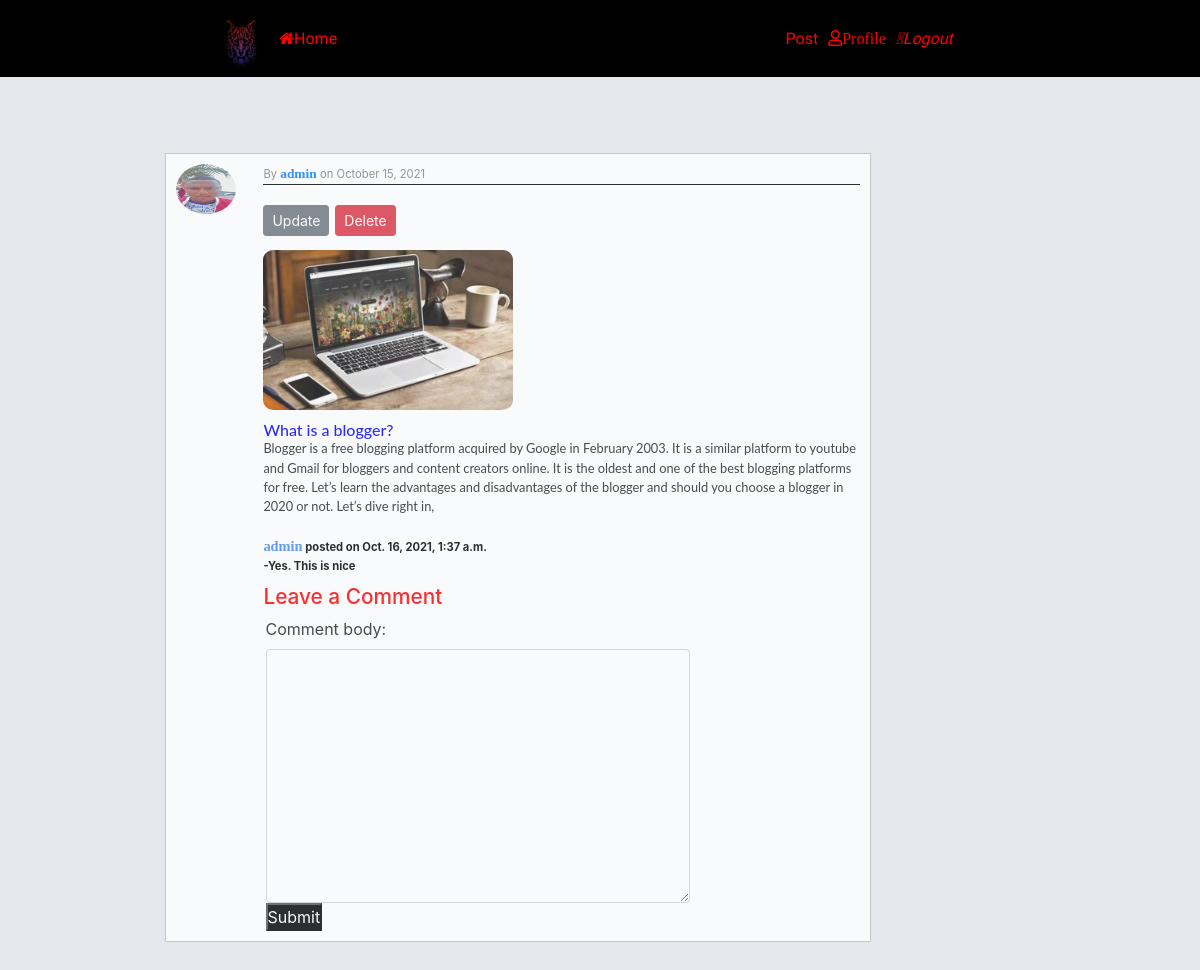
/posts/21/detail/ (signed in), run on the app's committed database.
### posts/models.py (models this page shows, shortened)
class postmode(models.Model):
    image = models.ImageField(upload_to='myApp/posts/media/', null=False, blank=False)
    title = models.CharField(max_length=50)
    content = models.TextField()
    date_posted = models.DateTimeField(default=timezone.now)
    author = models.ForeignKey(User, on_delete=models.CASCADE)

class Comment(models.Model):
    post = models.ForeignKey(postmode, on_delete=models.CASCADE)
    commenter_name = models.CharField(max_length=200)
    comment_body = models.TextField()
    date_added = models.DateTimeField(auto_now_add=True)
    class Meta:
        ordering = ('-date_added',)

### users/models.py (models this page shows, shortened)
class Profile(models.Model):
     user = models.OneToOneField(User, on_delete=models.CASCADE)
     image = models.ImageField(default='default.jpg', upload_to='profile_pics')

### posts/views.py (the view, shortened to what this page needs)
# urls.py: path('<int:id>/detail/', views.detail_view.as_view(), name='post-detail'),
class detail_view(LoginRequiredMixin, DetailView):
    model = postmode
    template_name = "post_detail.html"
    paginate_by = 7
    def get_object(self, queryset=None):
        id = self.kwargs.get("id")
        return get_object_or_404(postmode, id=id)
    def get_context_data(self, **kwargs):
        context = super().get_context_data(**kwargs)
        id = self.kwargs["id"]
        form = CommentForm()
        post = get_object_or_404(postmode, id=id)
        comments = post.comment_set.all()
        context['post'] = post
        context['comments'] = comments
        context['form'] = form
        return context

### posts/forms.py
class CommentForm(forms.ModelForm):
    class Meta:
        model = Comment
        fields = ('comment_body',)
        widgets = {
            'comment_body': forms.Textarea(attrs={'class': 'form-control'}),
        }
    def __init__(self, *args, **kwargs):
        super(CommentForm, self).__init__(*args, **kwargs)
        self.fields['comment_body'].widget.attrs.update({
            'autocomplete': 'off'
        })

### posts/templates/post_detail.html
{% extends "post_base.html" %}
{% load static %}
{% block content %}
    <div class="second1">
        <img  width="40px;" src="{{ object.author.profile.image.url}}">
       <div class="second">
           <p> By <span><a href="{% url 'user-post' object.author.username %}">{{ object.author}}</a>
           </span>on {{ object.date_posted|date:"F d, Y" }}</p>
           <div class="tion">
              {% if object.author == user %}
                  <div style="display: flex; margin: 0 10px;">
                   <a class="btn btn-secondary btn-sm mt-1 mb-1"  href="{% url 'post-update' object.id %}">Update</a>
                   <a style="margin-left: 1%;" class="btn btn-danger btn-sm mt-1 mb-1"  href="{% url 'post-delete' object.id %}">Delete</a>
                 </div>
               {% endif %}
             <img style=" border-radius: 10px 10px;
                            height: 10rem;"     src="{{ object.image.url }}">
           </div>
           <h2>{{ object.title }}</h2>
        <div class="span1">{{ object.content }}</div>
           {% if comments %}
                {% for comment in comments %}
                 <div class="comment">
                   <p><span>{{comment.commenter_name}}</span> posted on {{ comment.date_added }}</p>
                   <div class="com">-{{ comment.comment_body }}</div>
                 </div>
                {% endfor %}
           {% endif %}
           <h4 style=" margin-left: 10px; color: red; font-size: 1.3rem;">
             Leave a Comment
           </h4>
           <div class="cont">
             <form action="." autocomplete="off" method="POST">{% csrf_token %}
                 {{ form }}
                 <input style="background-color: black; color: white;" type="submit" name="Submit">
             </form>
           </div>
       </div>
    </div>
{% endblock %}

### posts/templates/post_base.html (shortened to what this page needs)
{% load static %}
<!DOCTYPE html>
<html lang="en">
 <head>
     <link href="https://stackpath.bootstrapcdn.com/font-awesome/4.7.0/css/font-awesome.min.css"  rel="stylesheet">
    <link rel="stylesheet" href="https://stackpath.bootstrapcdn.com/bootstrap/4.1.3/css/bootstrap.min.css"
>
    <link rel="stylesheet" href="https://cdn.jsdelivr.net/npm/@fortawesome/fontawesome-free@5.15.4/css/fontawesome.min.css"
>
      <link rel="stylesheet" href="https://cdnjs.cloudflare.com/ajax/libs/font-awesome/5.14.0/css/all.min.css"/>
     <link rel="stylesheet" href="https://cdnjs.cloudflare.com/ajax/libs/font-awesome/4.7.0/css/font-awesome.min.css">
    <link rel="stylesheet" type="text/css" href="{% static 'posts/main.css' %}">
 </head>
  <body>
      <div style="background-color: black;">
         <header>
               <div id="header1">
                    <img  width="60px;" style="border-radius: 50%;" src="{% static 'posts/media/Blog.jpg'%}" alt="This is my Blog logo">
                 <ul class="nav2"   style="font-size: 1em;
                             position: relative;
                             top: 13%;
                             color: red;">
                     <li><a href="{% url 'post-home' %}"><i class="fa fa-home"></i>Home</a></li>
                 </ul>
               </div>
               <div class="log">
                   {% if user.is_authenticated %}
                   <div><a href="{% url 'post-create' %}">Post</a></div>
                   <div><a href="{% url 'user_profile' %}"><i class="far fa-user">Profile</i></a></div>
                      <div><a href="{% url 'user_logout' %}"><i class="fa-sign-out">Logout</i></a></div>
                   {% else %}
                     <div><a href="{% url 'user_login' %}"><i class="fa-sign-in">Login</i></a></div>
                   <div><a href="{% url 'user_register' %}"><i class="fas fa-registered">Register</i></a></div>
                   {% endif %}
               </div>
         </header>
      </div>
    <main>
       <div class="main">
             <div class="main1">
                <br>
                 {% block content %}{% endblock %}
             </div>
       </div>
    </main>
  </body>
</html>

### posts/static/posts/main.css (style rules this page uses)
* { margin: 0; padding: 0; box-sizing: border-box; }
body { background: rgba(190, 197, 209, 0.4); }
main { height: 800px; max-width: 980px; width: 90%; margin: 0 auto; margin-bottom: 20%; }
header { width: 100%; display: flex; justify-content: space-around; align-items: center; margin-bottom: 25px; }
#header1 { display: flex; justify-content: space-between; align-items: center; }
#header1 img { display: inline-block; }
#header1 ul { display: inline-block; font-family: 'Ubuntu', sans-serif; display: flex; flex-wrap: no-wrap; justify-content: space-around; font-size: 1.3rem; }
ul li { list-style: none; margin-left: 0.5em; margin-top: 1em; }
#header1 ul li a { text-decoration: none; color: red; transition: color 500ms ease; }
.log { display: flex; flex-wrap: no-wrap; justify-content: space-between; padding: 10px; margin: 10px; align-items: center; margin: 1em; position: relative; top: 5%; }
.log a { font-family: 'Ubuntu', sans-serif; text-decoration: none; color: red; margin: 10px; margin-left: 0; font-size: 1em; transition: color 500ms ease; }
.main { position: relative; left: 55px; top: 27px; max-width: 980px; width: 90%; }
.main1 { height: 250px; position: relative; display: grid; }
.second1 { border: 1px solid silver; width: 80%; opacity: 0.8; margin-bottom: 20px; background: white; display: grid; grid-template-columns: 11% 89%; }
.second1 img { width: 60px; border-radius: 50%; height: 50px; margin: 10px; }
.second { margin: 10px; background: white; }
.second img { width: 250px; }
.second p { font-size: 0.7em; margin-left: 10px; color: grey; border-bottom: 1px solid black; }
.second h2 { margin: 10px; margin-top: 0; font-size: 1rem; color: blue; font-family: "lato", sans-serif; margin-bottom: 0; }
.second span { font-weight: bold; font-family: 'Caramel', cursive; font-size: 1.2em; color: red; margin-bottom: 0; }
.span1 { font-size: 0.8em; margin-left: 10px; font-family: "lato", sans-serif; margin-bottom: 20px; }
.comment span { font-weight: bold; font-family: 'Caramel', cursive; font-size: 0.9rem; color: #4287f5; margin-bottom: 0; margin: 0; border-bottom: none; }
.comment p { font-size: 0.7rem; margin-left: 10px; font-weight: bold; color: black; border-bottom: none; margin-bottom: 0; }
.com { font-size: 0.7rem; margin-left: 10px; font-weight: bold; color: black; margin-bottom: 10px; }
.cont { position: relative; left: 2%; width: 70%; }
.tion { display: flex; flex-direction: column; }
.tion img { width: 250px; }

### data on the page
postmode: author.profile.image (picture), author "admin", date_posted "October 15, 2021", image (picture), title "What is a blogger?", content "Blogger is a free blogging platform acquired by Google in February 2003. It is a similar platform to youtube and Gmail for bloggers and content creators online. It is the oldest and one of the best blogging platforms for free. Let’s learn the advantages and disadvantages of the blogger and should you choose a blogger in 2020 or not. Let’s dive right in,"
Comment: commenter_name "admin", date_added "Oct. 16, 2021, 1:37 a.m.", comment_body "Yes. This is nice"
